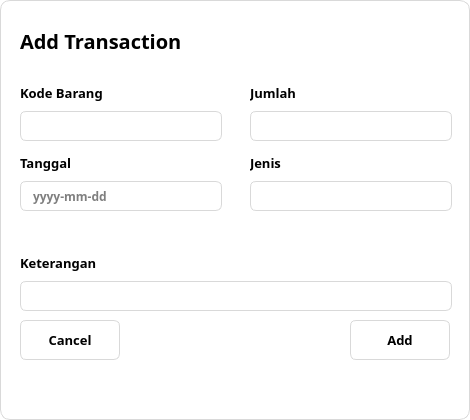
<?xml version="1.0" encoding="UTF-8"?>
<ui version="4.0">
 <class>Dialog</class>
 <widget class="QDialog" name="Dialog">
  <property name="geometry">
   <rect>
    <x>0</x>
    <y>0</y>
    <width>470</width>
    <height>420</height>
   </rect>
  </property>
  <property name="minimumSize">
   <size>
    <width>470</width>
    <height>420</height>
   </size>
  </property>
  <property name="maximumSize">
   <size>
    <width>470</width>
    <height>420</height>
   </size>
  </property>
  <property name="windowTitle">
   <string>Dialog</string>
  </property>
  <property name="styleSheet">
   <string notr="true">QDialog{
	background-color: white;
	border: 1px solid #D9D9D9;
	border-radius: 10px;
}</string>
  </property>
  <widget class="QWidget" name="layoutWidget_2">
   <property name="geometry">
    <rect>
     <x>20</x>
     <y>80</y>
     <width>202</width>
     <height>61</height>
    </rect>
   </property>
   <layout class="QVBoxLayout" name="verticalLayout_2">
    <item>
     <widget class="QLabel" name="label_4">
      <property name="font">
       <font>
        <family>Poppins</family>
        <pointsize>10</pointsize>
        <weight>75</weight>
        <bold>true</bold>
       </font>
      </property>
      <property name="text">
       <string>Kode Barang</string>
      </property>
     </widget>
    </item>
    <item>
     <widget class="QLineEdit" name="addItemCode">
      <property name="minimumSize">
       <size>
        <width>200</width>
        <height>30</height>
       </size>
      </property>
      <property name="font">
       <font>
        <family>Poppins</family>
        <weight>75</weight>
        <bold>true</bold>
       </font>
      </property>
      <property name="styleSheet">
       <string notr="true">QLineEdit{
	border: 1px solid #D9D9D9;
	border-radius: 6px;
	padding:0 10px 0 10px;
}

QLineEdit:focus{
	border: 1px solid #3D6CEE;
}</string>
      </property>
     </widget>
    </item>
   </layout>
  </widget>
  <widget class="QPushButton" name="addBtn">
   <property name="geometry">
    <rect>
     <x>350</x>
     <y>320</y>
     <width>100</width>
     <height>40</height>
    </rect>
   </property>
   <property name="font">
    <font>
     <family>Poppins</family>
     <pointsize>10</pointsize>
     <weight>75</weight>
     <bold>true</bold>
    </font>
   </property>
   <property name="styleSheet">
    <string notr="true">QPushButton{
	background-color: white;
	border: 1px solid #D9D9D9;
	border-radius: 6px;
}

QPushButton:hover{
	color: #3D6CEE;
	border: 1px solid #3D6CEE;
}</string>
   </property>
   <property name="text">
    <string>Add</string>
   </property>
  </widget>
  <widget class="QWidget" name="layoutWidget_7">
   <property name="geometry">
    <rect>
     <x>20</x>
     <y>250</y>
     <width>432</width>
     <height>61</height>
    </rect>
   </property>
   <layout class="QVBoxLayout" name="verticalLayout_7">
    <item>
     <widget class="QLabel" name="label_9">
      <property name="font">
       <font>
        <family>Poppins</family>
        <pointsize>10</pointsize>
        <weight>75</weight>
        <bold>true</bold>
       </font>
      </property>
      <property name="text">
       <string>Keterangan</string>
      </property>
     </widget>
    </item>
    <item>
     <widget class="QLineEdit" name="addDescription">
      <property name="minimumSize">
       <size>
        <width>430</width>
        <height>30</height>
       </size>
      </property>
      <property name="font">
       <font>
        <family>Poppins</family>
        <weight>75</weight>
        <bold>true</bold>
       </font>
      </property>
      <property name="styleSheet">
       <string notr="true">QLineEdit{
	border: 1px solid #D9D9D9;
	border-radius: 6px;
	padding:0 10px 0 10px;
}

QLineEdit:focus{
	border: 1px solid #3D6CEE;
}</string>
      </property>
      <property name="maxLength">
       <number>430</number>
      </property>
      <property name="alignment">
       <set>Qt::AlignJustify|Qt::AlignTop</set>
      </property>
     </widget>
    </item>
   </layout>
  </widget>
  <widget class="QWidget" name="layoutWidget_6">
   <property name="geometry">
    <rect>
     <x>250</x>
     <y>80</y>
     <width>202</width>
     <height>61</height>
    </rect>
   </property>
   <layout class="QVBoxLayout" name="verticalLayout_6">
    <item>
     <widget class="QLabel" name="label_8">
      <property name="font">
       <font>
        <family>Poppins</family>
        <pointsize>10</pointsize>
        <weight>75</weight>
        <bold>true</bold>
       </font>
      </property>
      <property name="text">
       <string>Jumlah</string>
      </property>
     </widget>
    </item>
    <item>
     <widget class="QLineEdit" name="addAmount">
      <property name="minimumSize">
       <size>
        <width>200</width>
        <height>30</height>
       </size>
      </property>
      <property name="font">
       <font>
        <family>Poppins</family>
        <weight>75</weight>
        <bold>true</bold>
       </font>
      </property>
      <property name="styleSheet">
       <string notr="true">QLineEdit{
	border: 1px solid #D9D9D9;
	border-radius: 6px;
	padding:0 10px 0 10px;
}

QLineEdit:focus{
	border: 1px solid #3D6CEE;
}</string>
      </property>
     </widget>
    </item>
   </layout>
  </widget>
  <widget class="QPushButton" name="closeBtn">
   <property name="geometry">
    <rect>
     <x>430</x>
     <y>5</y>
     <width>35</width>
     <height>35</height>
    </rect>
   </property>
   <property name="styleSheet">
    <string notr="true">QPushButton{
	border: none;
}

QPushButton:hover{
	border-left: 1px solid #D9D9D9;
	border-bottom: 1px solid #D9D9D9;
	border-bottom-left-radius: 6px;
}</string>
   </property>
   <property name="text">
    <string/>
   </property>
   <property name="icon">
    <iconset>
     <normaloff>:/icons/close-blue.svg</normaloff>:/icons/close-blue.svg</iconset>
   </property>
   <property name="iconSize">
    <size>
     <width>20</width>
     <height>20</height>
    </size>
   </property>
   <property name="checkable">
    <bool>true</bool>
   </property>
  </widget>
  <widget class="QWidget" name="layoutWidget_5">
   <property name="geometry">
    <rect>
     <x>250</x>
     <y>150</y>
     <width>202</width>
     <height>61</height>
    </rect>
   </property>
   <layout class="QVBoxLayout" name="verticalLayout_5">
    <item>
     <widget class="QLabel" name="label_7">
      <property name="font">
       <font>
        <family>Poppins</family>
        <pointsize>10</pointsize>
        <weight>75</weight>
        <bold>true</bold>
       </font>
      </property>
      <property name="text">
       <string>Jenis</string>
      </property>
     </widget>
    </item>
    <item>
     <widget class="QLineEdit" name="addType">
      <property name="minimumSize">
       <size>
        <width>200</width>
        <height>30</height>
       </size>
      </property>
      <property name="font">
       <font>
        <family>Poppins</family>
        <weight>75</weight>
        <bold>true</bold>
       </font>
      </property>
      <property name="styleSheet">
       <string notr="true">QLineEdit{
	border: 1px solid #D9D9D9;
	border-radius: 6px;
	padding:0 10px 0 10px;
}

QLineEdit:focus{
	border: 1px solid #3D6CEE;
}</string>
      </property>
     </widget>
    </item>
   </layout>
  </widget>
  <widget class="QPushButton" name="cancelBtn">
   <property name="geometry">
    <rect>
     <x>20</x>
     <y>320</y>
     <width>100</width>
     <height>40</height>
    </rect>
   </property>
   <property name="font">
    <font>
     <family>Poppins</family>
     <pointsize>10</pointsize>
     <weight>75</weight>
     <bold>true</bold>
    </font>
   </property>
   <property name="styleSheet">
    <string notr="true">QPushButton{
	background-color: white;
	border: 1px solid #D9D9D9;
	border-radius: 6px;
}

QPushButton:hover{
	color: #3D6CEE;
	border: 1px solid #3D6CEE;
}</string>
   </property>
   <property name="text">
    <string>Cancel</string>
   </property>
  </widget>
  <widget class="QWidget" name="layoutWidget_4">
   <property name="geometry">
    <rect>
     <x>20</x>
     <y>150</y>
     <width>202</width>
     <height>61</height>
    </rect>
   </property>
   <layout class="QVBoxLayout" name="verticalLayout_4">
    <item>
     <widget class="QLabel" name="label_6">
      <property name="font">
       <font>
        <family>Poppins</family>
        <pointsize>10</pointsize>
        <weight>75</weight>
        <bold>true</bold>
       </font>
      </property>
      <property name="text">
       <string>Tanggal</string>
      </property>
     </widget>
    </item>
    <item>
     <widget class="QLineEdit" name="addDate">
      <property name="minimumSize">
       <size>
        <width>200</width>
        <height>30</height>
       </size>
      </property>
      <property name="font">
       <font>
        <family>Poppins</family>
        <weight>75</weight>
        <bold>true</bold>
       </font>
      </property>
      <property name="styleSheet">
       <string notr="true">QLineEdit{
	border: 1px solid #D9D9D9;
	border-radius: 6px;
	padding:0 10px 0 10px;
}

QLineEdit:focus{
	border: 1px solid #3D6CEE;
}</string>
      </property>
      <property name="placeholderText">
       <string>yyyy-mm-dd</string>
      </property>
     </widget>
    </item>
   </layout>
  </widget>
  <widget class="QWidget" name="layoutWidget">
   <property name="geometry">
    <rect>
     <x>20</x>
     <y>20</y>
     <width>243</width>
     <height>42</height>
    </rect>
   </property>
   <layout class="QHBoxLayout" name="horizontalLayout">
    <property name="spacing">
     <number>6</number>
    </property>
    <item>
     <widget class="QLabel" name="label">
      <property name="minimumSize">
       <size>
        <width>200</width>
        <height>40</height>
       </size>
      </property>
      <property name="maximumSize">
       <size>
        <width>200</width>
        <height>40</height>
       </size>
      </property>
      <property name="font">
       <font>
        <family>Poppins</family>
        <pointsize>15</pointsize>
        <weight>75</weight>
        <bold>true</bold>
       </font>
      </property>
      <property name="text">
       <string>Add Transaction</string>
      </property>
     </widget>
    </item>
    <item>
     <widget class="QLabel" name="label_2">
      <property name="minimumSize">
       <size>
        <width>35</width>
        <height>35</height>
       </size>
      </property>
      <property name="maximumSize">
       <size>
        <width>35</width>
        <height>35</height>
       </size>
      </property>
      <property name="text">
       <string/>
      </property>
      <property name="pixmap">
       <pixmap>:/icons/transactions-blue.svg</pixmap>
      </property>
      <property name="scaledContents">
       <bool>true</bool>
      </property>
     </widget>
    </item>
   </layout>
  </widget>
 </widget>
 <resources>
  <include location="../assets/icons/resources.qrc"/>
  <include location="../../../../Python/Lib/site-packages/qt5_applications/Qt/assets/icons/resources.qrc"/>
 </resources>
 <connections/>
</ui>
